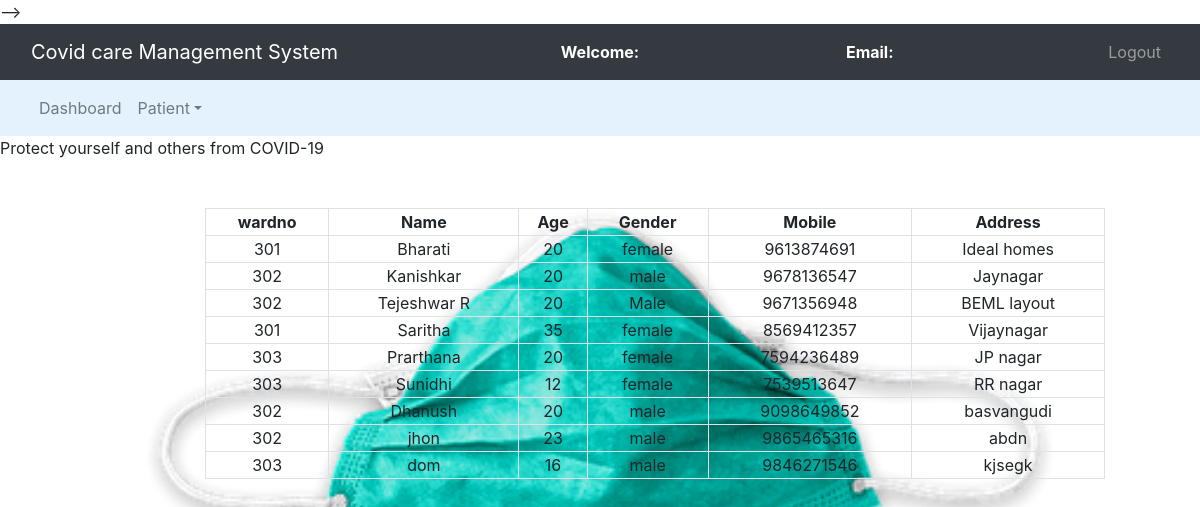
The page /admin/ward.php on the database its author committed.
### tables this page shows
CREATE TABLE `patient` (
  `id` int(30) NOT NULL,
  `name` varchar(30) NOT NULL,
  `age` int(11) NOT NULL,
  `gender` varchar(10) NOT NULL,
  `logid` varchar(30) NOT NULL,
  `password` varchar(30) NOT NULL,
  `mobile` varchar(30) NOT NULL,
  `address` varchar(50) NOT NULL,
  `wardno` int(10) DEFAULT NULL
);

CREATE TABLE `ward` (
  `wardno` int(10) NOT NULL,
  `noofbeds` int(10) NOT NULL
);

### admin/ward.php (the view, shortened to what this page needs)
<?php
$connection = mysqli_connect("localhost","root","");
$query = "select  ward.wardno, patient.name, patient.age, patient.gender, patient.mobile, patient.address from patient left join ward on patient.wardno = ward.wardno";
 ?>
<!DOCTYPE html>
<html lang="en" dir="ltr">
  <head>
    <link rel="stylesheet" href="https://stackpath.bootstrapcdn.com/bootstrap/4.1.3/css/bootstrap.min.css">
  </head>
  <body>
    <nav class="navbar navbar-expand-lg navbar-dark bg-dark">
		<div class="container-fluid">
			<div class="navbar-header">
				<a class="navbar-brand" href="index.php">Covid care Management System</a>
			</div>
      <font style="color: white"><span><strong>Welcome: <?php echo $_SESSION['name'];?></strong></span></font>
			<font style="color: white"><span><strong>Email: <?php echo $_SESSION['email'];?></strong></span></font>
			<ul class="nav navbar-nav navbar-right">
        <li class="nav-item"><a class="nav-link" href="logout.php">Logout</a></li>
			</ul>
		</div>
	</nav>
	<nav class="navbar navbar-expand-lg navbar-light" style="background-color: #e3f2fd">
	<div class="container-fluid">
		<ul class="nav navbar-nav navbar-center">
			<li class="nav-item">
				<a href="admin_dashboard.php" class="nav-link">Dashboard</a>
        <li class="nav-item dropdown">
				<a class="nav-link dropdown-toggle" data-toggle="dropdown">Patient</a>
			</li>
		</li>
	</ul>
</div>
</nav>
  <span><marquee>Protect yourself and others from COVID-19</marquee></span><br><br>
  <div class="row">
	<div class="col-md-2"></div>
	<div class="col-md-8">
		<form>
			<table class="table-bordered" width="900px" style="text-align: center">
				<tr>
          <th>wardno</th>
					<th>Name</th>
          <th>Age</th>
          <th>Gender</th>
					<th>Mobile</th>
					<th>Address</th>
				</tr>
				<?php
					$query_run = mysqli_query($connection,$query);
					while($row = mysqli_fetch_assoc($query_run)){
            $wardno = $row['wardno'];
            $name = $row['name'];
            $age = $row['age'];
            $gender = $row['gender'];
            $mobile = $row['mobile'];
            $address = $row['address'];
				?>
						<tr>
              <td><?php echo $wardno;?></td>
              <td><?php echo $name;?></td>
              <td><?php echo $age;?></td>
              <td><?php echo $gender;?></td>
              <td><?php echo $mobile;?></td>
              <td><?php echo $address;?></td>
            </tr>
						<?php
					}
				?>
			</table>
		</form>
	</div>
	<div class="col-md-2"></div>
</div>
  </body>
</html>

### admin/ward.php (style rules this page uses)
body { background-image: url(c5.webp); background-repeat: no-no-repeat; background-size: cover; background-position: center center; background-attachment: fixed; }

### rows shown on the page
patient: ward.wardno "301", name "Bharati", age "20", gender "female", mobile "9613874691", address "Ideal homes"
patient: ward.wardno "302", name "Kanishkar", age "20", gender "male", mobile "9678136547", address "Jaynagar"
patient: ward.wardno "302", name "Tejeshwar R", age "20", gender "Male", mobile "9671356948", address "BEML layout"
patient: ward.wardno "301", name "Saritha", age "35", gender "female", mobile "8569412357", address "Vijaynagar"
patient: ward.wardno "303", name "Prarthana", age "20", gender "female", mobile "7594236489", address "JP nagar"
patient: ward.wardno "303", name "Sunidhi", age "12", gender "female", mobile "7539513647", address "RR nagar"
patient: ward.wardno "302", name "Dhanush", age "20", gender "male", mobile "9098649852", address "basvangudi"
patient: ward.wardno "302", name "jhon", age "23", gender "male", mobile "9865465316", address "abdn"
patient: ward.wardno "303", name "dom", age "16", gender "male", mobile "9846271546", address "kjsegk"
